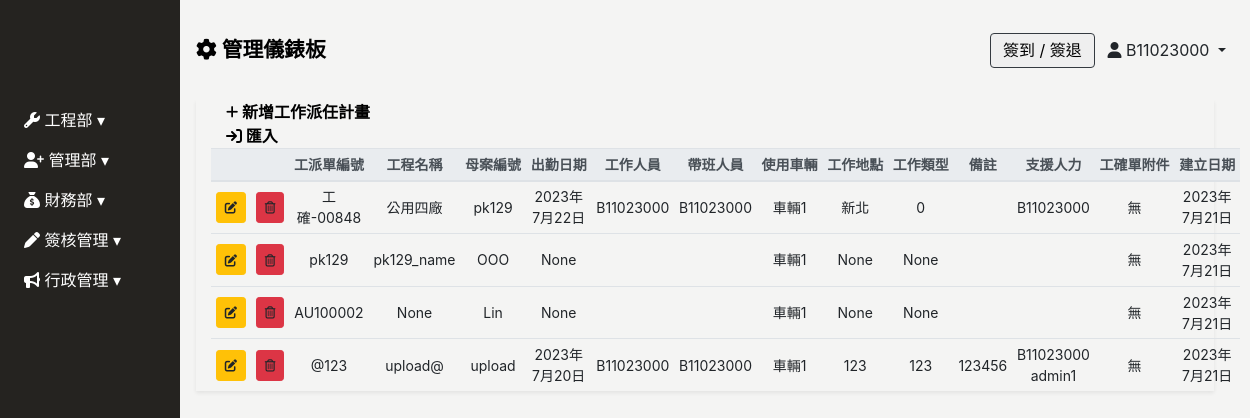
The app's page /job-assign/ (signed in), older data.
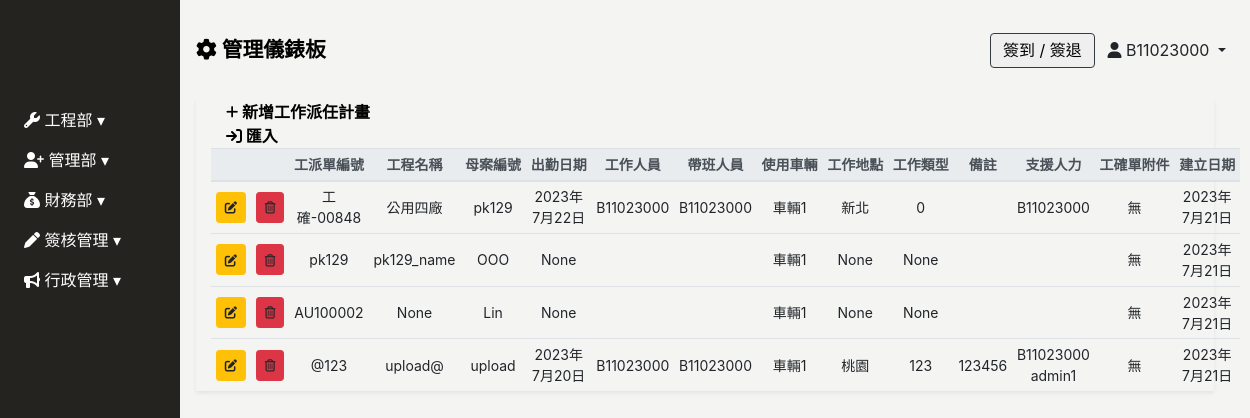
The same page, newer data.
### Backend/models.py (models this page shows, shortened)
class Project_Job_Assign(models.Model):
    project_confirmation= models.ForeignKey(Project_Confirmation,on_delete=models.DO_NOTHING,related_name='project',null=True, blank=True, verbose_name="工程確認單") # 連帶帶出來的資料可重複
    attendance_date = models.DateField(null=True, blank=True, verbose_name="出勤日期")
    work_employee = models.ManyToManyField('Employee', related_name='projects_work_employee', blank=True, verbose_name='工作人員')
    lead_employee = models.ManyToManyField('Employee', related_name='projects_lead_employee', blank=True, verbose_name="帶班人員")
    support_employee = models.ManyToManyField('Employee', related_name='projects_support_employee', blank=True,verbose_name='支援人力')
    vehicle = models.CharField(max_length=100,null=True, blank=True, verbose_name='使用車輛')
    location = models.CharField(max_length=100,null=True, blank=True, verbose_name="工作地點")
    project_type = models.CharField(max_length=100,null=True, blank=True, verbose_name='工作類型')
    remark = models.TextField(null=True, blank=True, verbose_name="備註")
    attachment = models.FileField(upload_to="project-attachment/", null=True, blank=True, verbose_name="工確單附件")
    author = models.ForeignKey(Employee,max_length=100, on_delete=models.SET_NULL, null=True, blank=True, verbose_name="建立人")
    created_date = models.DateField(default=timezone.now,verbose_name='建立日期')
    update_date = models.DateField(auto_now=True, verbose_name='更新日期')
    class Meta:
        verbose_name = "工作派任計畫"   # 單數
        verbose_name_plural = verbose_name   #複數
        ordering = ['-id']
    def attachment_link(self):
        if self.attachment:
            return format_html("<a href='%s' download>下載</a>" % (self.attachment.url,))
        else:
            return "無"
    attachment_link.allow_tags = True

class Project_Confirmation(models.Model):
    project_confirmation_id = models.CharField(max_length=100, null=True, blank=True, verbose_name="工確單編號")
    quotation_id = models.CharField(max_length=100, null=True, blank=True, verbose_name="報價單號") # 唯一
    project_name = models.CharField(max_length=100, null=True, blank=True, verbose_name="工程名稱")
    order_id = models.CharField(max_length=100, null=True, blank=True, verbose_name='訂單編號')
    c_a = models.CharField(max_length=100, null=True, blank=True, verbose_name='母案編號')
    client = models.CharField(max_length=100, null=True, blank=True, verbose_name='客戶簡稱')
    requisition = models.CharField(max_length=100, null=True, blank=True, verbose_name='請購單位')
    turnover = models.CharField(max_length=10, null=True, blank=True, verbose_name='成交金額')
    is_completed = models.BooleanField(verbose_name='完工狀態',blank=True,default=False)
    completion_report_employee = models.ManyToManyField(Employee, related_name='projects_confirmation_report_employee', blank=True, verbose_name='完工回報人')
    completion_report_date = models.DateField(null=True, blank=True, verbose_name="完工回報日期")
    remark = models.TextField(null=True, blank=True, verbose_name="備註")
    reassignment_attachment = models.FileField(upload_to="project_confirmation_reassignment_attachment", null=True, blank=True, verbose_name="完工重派附件")
    author = models.ForeignKey(Employee,max_length=100, on_delete=models.SET_NULL, null=True, blank=True, verbose_name="建立人")
    created_date = models.DateField(default=timezone.now,verbose_name='建立日期')
    update_date = models.DateField(auto_now=True, verbose_name='更新日期')
    class Meta:
        verbose_name = "工程確認單"   # 單數
        verbose_name_plural = verbose_name   #複數
        ordering = ['-id']

### Frontend/views.py (the view)
# urls.py: path('job-assign/', login_required(views.Job_Assign_ListView.as_view()), name='project'),
class Job_Assign_ListView(ListView):
    model = Project_Job_Assign
    template_name = 'job_assign/job_assign.html'
    context_object_name = 'job_assign'
    def get_context_data(self, **kwargs):
        context = super().get_context_data(**kwargs)
        context["employees_list"] = employee = Employee.objects.values('id','user__username')
        context['project_confirmation_list'] = Project_Confirmation.objects.all()
        return context

### Frontend/templates/job_assign/job_assign.html (shortened to what the changed rows need)
{% extends 'base/base_dashboard.html' %}
{% block import %}
{% load static%}
<link rel="stylesheet" href="{% static 'css/job_assign/job_assign.css' %}">
{% endblock %}
{% block main %}
<div class="main px-3">
    <div class="job_assign-table container-fluid shadow-sm table-responsive-lg">
        <table class="table table-sm table-hover text-center" id="table"  data-toggle="table" data-sortable="true" data-show-export="true"
        data-toolbar="#toolbar"  data-pagination="true" data-height="520" data-sticky-header="true"
       data-search="true" data-show-columns="true" data-filter-strict-search="true" data-show-columns-toggle-all="true"
       data-show-fullscreen="true" data-export-types="['excel', 'json', 'csv', 'txt']"data-export-options='{"fileName": "派工單"}'>
            <div id="toolbar">
                <thead class="thead-light" style="font-size: 14px;">
                    <tr class="text-nowrap">
                        <th data-force-hide="true"></th>
                        <th data-force-hide="true"></th>
                        <th>工派單編號</th>
                        <th>工程名稱</th>
                        <th>母案編號</th>
                        <th>出勤日期</th>
                        <th>工作人員</th>
                        <th>帶班人員</th>
                        <th>使用車輛</th>
                        <th>工作地點</th>
                        <th>工作類型</th>
                        <th>備註</th>
                        <th>支援人力</th>
                        <th>工確單附件</th>
                        <th>建立日期</th>
                    </tr>
                </thead>
                <tbody style="font-size: 14px;">
                    {% for j in job_assign %}
                    <tr>
                        <td>
                            <a data-url="job_assign" data-id="{{ j.id }}" type="button"
                                class="sys_get btn btn-sm btn-warning" data-toggle="modal"
                                data-target="#job_assign-modal"></a>
                        </td>
                        <td>
                            <a data-url="job_assign" data-id="{{ j.id }}" type="button"
                                class="sys_del btn btn-sm btn-danger"></a>
                        </td>
                        <td>{{ j.project_confirmation.project_confirmation_id }}</td>
                        <td>{{ j.project_confirmation.project_name }}</td>
                        <td>{{ j.project_confirmation.c_a }}</td>
                        <td>{{ j.attendance_date }}</td>
                        <td>
                            {% for employees_list in j.work_employee.all %}
                            {{ employees_list.full_name }}
                            {% endfor %}
                        </td>
                        <td>
                            {% for employees_list in j.lead_employee.all %}
                            {{ employees_list.full_name }}
                            {% endfor %}
                        </td>
                        <td>{{ j.vehicle }}</td>
                        <td>{{ j.location }}</td>
                        <td>{{ j.project_type }}</td>
                        <td>{{ j.remark }}</td>
                        <td>
                            {% for employees_list in j.support_employee.all %}
                            {{ employees_list.full_name }}
                            {% endfor %}
                        </td>
                        <td>{{ j.attachment_link }}</td>
                        <td>{{ j.created_date }}</td>
                    </tr>
                    {% endfor %}
                </tbody>
        </table>
    </div>
</div>
{% endblock %}

Row changes from the older to the newer data that the page shows:
changed Project_Job_Assign "upload@": location "123" → "桃園"
